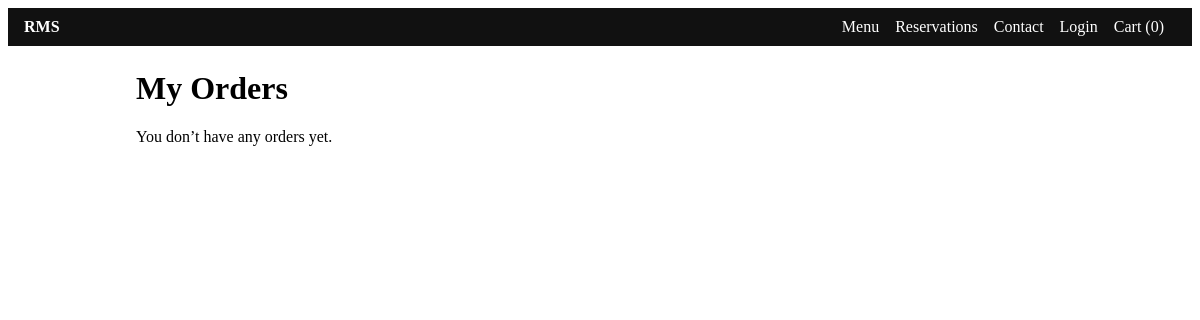
Page /my-orders/ (signed in) on the earlier database version.
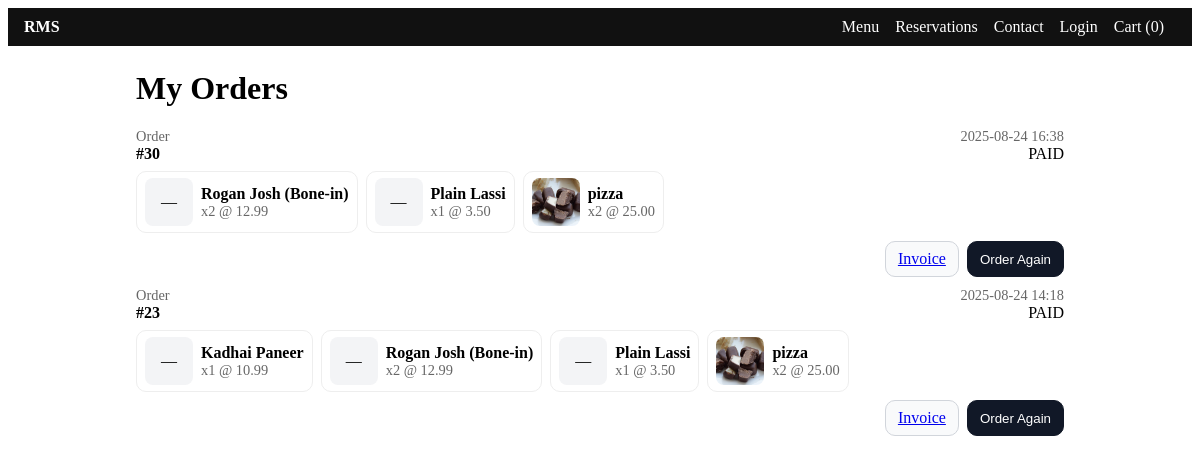
Same page on the later database version.
### orders/models.py (models this page shows, shortened)
class Order(models.Model):
    STATUS_CHOICES = [
        ("PENDING", "Pending"),
        ("PAID", "Paid"),
        ("FAILED", "Failed"),
        ("CANCELLED", "Cancelled"),
    ]
    SOURCE_CHOICES = [
        ("DINE_IN", "Dine-In"),
        ("UBER_EATS", "Uber Eats"),
        ("DOORDASH", "DoorDash"),
    ]
    created_by = models.ForeignKey(
        settings.AUTH_USER_MODEL,
        related_name="orders",
        on_delete=models.SET_NULL,
        null=True,
        blank=True,
    )
    status = models.CharField(max_length=12, choices=STATUS_CHOICES, default="PENDING")
    is_paid = models.BooleanField(default=False)
    currency = models.CharField(max_length=8, default="usd")
    source = models.CharField(max_length=20, choices=SOURCE_CHOICES, default="DINE_IN")
    table_number = models.PositiveIntegerField(null=True, blank=True)
    external_order_id = models.CharField(max_length=64, blank=True, default="")
    subtotal = models.DecimalField(max_digits=12, decimal_places=2, default=Decimal("0.00"))
    tip_amount = models.DecimalField(max_digits=12, decimal_places=2, default=Decimal("0.00"))
    discount_amount = models.DecimalField(max_digits=12, decimal_places=2, default=Decimal("0.00"))
    discount_code = models.CharField(max_length=64, blank=True, default="")
    loyalty_reward_applied = models.BooleanField(default=False)
    reservation = models.ForeignKey(
        "reservations.Reservation",
        null=True,
        blank=True,
        on_delete=models.SET_NULL,
        related_name="orders",
    )
    notes = models.TextField(blank=True, default="")
    created_at = models.DateTimeField(auto_now_add=True)
    invoice_pdf = models.FileField(upload_to="invoices/", blank=True, null=True)
    class Meta:
        ordering = ["-created_at"]

class OrderItem(models.Model):
    order = models.ForeignKey(Order, on_delete=models.CASCADE, related_name="items")
    menu_item = models.ForeignKey(MenuItem, related_name="order_items", on_delete=models.PROTECT)
    quantity = models.PositiveIntegerField(default=1)
    unit_price = models.DecimalField(max_digits=12, decimal_places=2, default=0)
    modifiers = models.JSONField(default=list, blank=True)
    notes = models.CharField(max_length=255, blank=True, default="")

### menu/models.py (models this page shows, shortened)
class MenuItem(models.Model):
    category = models.ForeignKey(MenuCategory, on_delete=models.CASCADE, related_name='items')
    name = models.CharField(max_length=200)
    description = models.TextField(blank=True)
    price = models.DecimalField(max_digits=10, decimal_places=2)
    image = models.ImageField(upload_to='menu_items/', null=True, blank=True)
    is_vegetarian = models.BooleanField(default=False)
    is_available = models.BooleanField(default=True)
    preparation_time = models.PositiveIntegerField(default=15, help_text="Minutes")
    sort_order = models.PositiveIntegerField(default=0)
    created_at = models.DateTimeField(auto_now_add=True)
    class Meta:
        ordering = ['sort_order', 'name']

### storefront/views.py (the view)
# urls.py: path("my-orders/", MyOrdersView.as_view(), name="my_orders"),
class MyOrdersView(LoginRequiredMixin, TemplateView):
    template_name = "storefront/my_orders.html"
    login_url = reverse_lazy("storefront:login")
    redirect_field_name = "next"
    def get_context_data(self, **kwargs):
        ctx = super().get_context_data(**kwargs)
        if Order is None:
            ctx["orders"] = []
            return ctx
        paid_q = Q(payment__is_paid=True) | Q(is_paid=True) | Q(status="PAID")
        qs = (
            Order.objects.filter(Q(created_by=self.request.user) & paid_q)
            .select_related("payment")
            .prefetch_related("items__menu_item")
            .order_by("-created_at")
        )
        ctx["orders"] = qs
        ctx.update(_ctx("my_orders"))
        return ctx

### storefront/context.py (called while the page is built)
def site_context(request):
    return {
        "SITE_NAME": getattr(settings, "SITE_NAME", "RMS Store"),
        "GA_MEASUREMENT_ID": getattr(settings, "GA_MEASUREMENT_ID", ""),
        "WHATSAPP_NUMBER": getattr(settings, "WHATSAPP_NUMBER", ""),
        "BRANCHES": getattr(settings, "BRANCHES", []),
        "DEFAULT_CURRENCY": getattr(settings, "DEFAULT_CURRENCY", "NPR"),
    }

### storefront/views.py (called while the page is built)
def _ctx(page: str | None = None, **kw):
    base = {"page": page or ""}
    base.update(kw)
    return base

### storefront/templates/storefront/my_orders.html (shortened to what this page needs)
{% extends "storefront/base.html" %}
{% load static %}
{% block content %}
  <div class="container" style="max-width:960px;margin:24px auto;">
    <h1>My Orders</h1>
    {% if orders %}
      <div class="stack">
        {% for o in orders %}
          <div class="card" style="display:flex;flex-direction:column;gap:8px;">
            <div style="display:flex;justify-content:space-between;align-items:center;gap:8px;">
              <div>
                <div class="muted">Order</div>
                <div><strong>#{{ o.id }}</strong></div>
              </div>
              <div style="text-align:right;">
                <div class="muted">{{ o.created_at|date:"Y-m-d H:i" }}</div>
                <div>
                  {% if o.payment and o.payment.is_paid or o.is_paid or o.status == "PAID" %}
                    <span class="tag tag-success">PAID</span>
                  {% else %}
                    <span class="tag">PENDING</span>
                  {% endif %}
                </div>
              </div>
            </div>
            <div style="display:flex;gap:8px;flex-wrap:wrap;">
              {% for it in o.items.all %}
                <div style="display:flex;align-items:center;border:1px solid #eee;border-radius:10px;padding:6px 8px;gap:8px;">
                  {% if it.menu_item and it.menu_item.image %}
                    <img src="{{ it.menu_item.image.url }}" alt="{{ it.menu_item.name }}" style="width:48px;height:48px;object-fit:cover;border-radius:8px;" />
                  {% else %}
                    <div style="width:48px;height:48px;border-radius:8px;background:#f3f4f6;display:flex;align-items:center;justify-content:center;">—</div>
                  {% endif %}
                  <div>
                    <div style="font-weight:600;">{{ it.menu_item.name }}</div>
                    <div class="muted">x{{ it.quantity }} @ {{ it.unit_price }}</div>
                  </div>
                </div>
              {% endfor %}
            </div>
            <div style="display:flex;gap:8px;justify-content:flex-end;">
              {% if o.invoice_pdf %}
                <a href="{{ o.invoice_pdf.url }}" target="_blank" rel="noopener" class="btn btn-secondary">Invoice</a>
              {% endif %}
              <button
                class="btn btn-primary btn-reorder"
                title="Reorder these items"
                data-items='[ {% for it in o.items.all %}{ "id": {{ it.menu_item.id }}, "name": "{{ it.menu_item.name|escapejs }}", "price": "{{ it.unit_price }}", "quantity": {{ it.quantity }} }{% if not forloop.last %}, {% endif %}{% endfor %} ]'
              >Order Again</button>
            </div>
          </div>
        {% endfor %}
      </div>
    {% else %}
      <p>You don’t have any orders yet.</p>
    {% endif %}
  </div>
{% endblock %}

### storefront/templates/storefront/base.html (shortened to what this page needs)
{% load static %}
<!doctype html>
<html lang="en">
<head>
  <link href="{% static 'storefront/styles.css' %}" rel="stylesheet" />
</head>
<body>
  <header class="bar">
    <a href="/" class="brand">RMS</a>
    <nav>
      <a href="/menu/">Menu</a>
      <a href="/reservations/">Reservations</a>
      <a href="/contact/">Contact</a>
      <a href="#" id="auth-link">Login</a>
      <a href="/cart/">Cart (<span id="cart-count">0</span>)</a>
    </nav>
  </header>
  <main class="container">
    {% block content %}{% endblock %}
  </main>
</body>
</html>

### storefront/static/storefront/styles.css (style rules this page uses)
.muted { color: #6b7280; font-size: 14px; }
.stack { display: flex; gap: 10px; flex-wrap: wrap; }
.btn { border: 1px solid #d1d5db; background: #f9fafb; padding: 8px 12px; border-radius: 10px; cursor: pointer; }
.btn-primary { background: #111827; color: #fff; border-color: #111827; }
.bar { background:#111; color:#fff; padding:10px 16px; display:flex; align-items:center; justify-content:space-between; }
.bar a { color:#fff; text-decoration:none; margin-right:12px; }
.brand { font-weight:700; }
.container { max-width: 960px; margin: 24px auto; padding: 0 16px; }

### storefront/templates/storefront/base.html (style rules this page uses)
.stack { display:flex; flex-direction:column; gap:10px; }
.muted { color:#666; font-size: 0.9em; }
.bar { background:#111; color:#fff; padding:10px 16px; display:flex; align-items:center; justify-content:space-between; }
.bar a { color:#fff; text-decoration:none; margin-right:12px; }
.brand { font-weight:700; }
.container { max-width: 960px; margin: 24px auto; padding: 0 16px; }
input, select, button { padding:8px 12px; border-radius:8px; border:1px solid #d1d5db; }
button { cursor:pointer; background:#111; color:#fff; border-color:#111; }

Differences in the rows shown:
added Order: id "30", created_at "2025-08-24 16:38", shows "PAID"
added OrderItem: menu_item.name "Rogan Josh (Bone-in)", quantity "2", unit_price "12.99", shown under "30"
added OrderItem: menu_item.name "Plain Lassi", quantity "1", unit_price "3.50", shown under "30"
added OrderItem: menu_item.image (picture), menu_item.name "pizza", quantity "2", unit_price "25.00", shown under "30"
added Order: id "23", created_at "2025-08-24 14:18", shows "PAID"
added OrderItem: menu_item.name "Kadhai Paneer", quantity "1", unit_price "10.99", shown under "23"
added OrderItem: menu_item.name "Rogan Josh (Bone-in)", quantity "2", unit_price "12.99", shown under "23"
added OrderItem: menu_item.name "Plain Lassi", quantity "1", unit_price "3.50", shown under "23"
added OrderItem: menu_item.image (picture), menu_item.name "pizza", quantity "2", unit_price "25.00", shown under "23"
Other differences:
text no longer shown: "You don’t have any orders yet."
